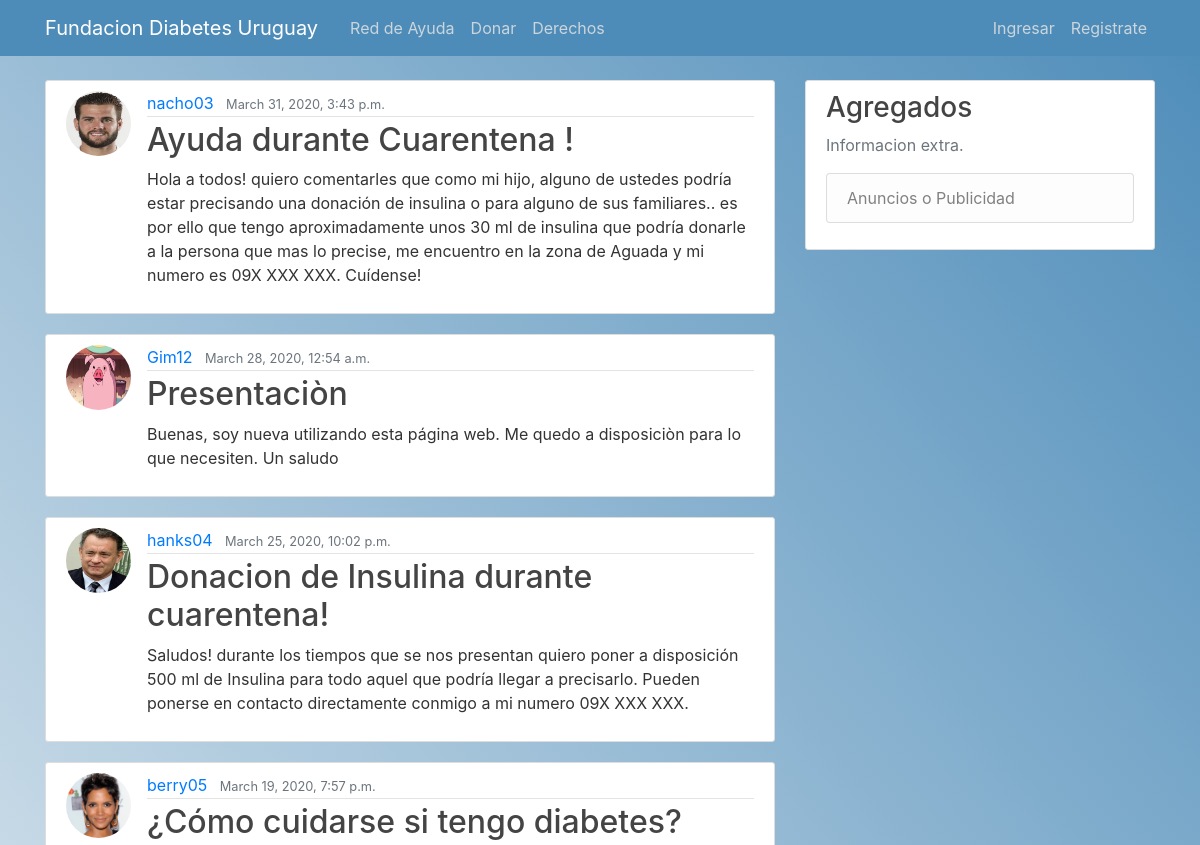
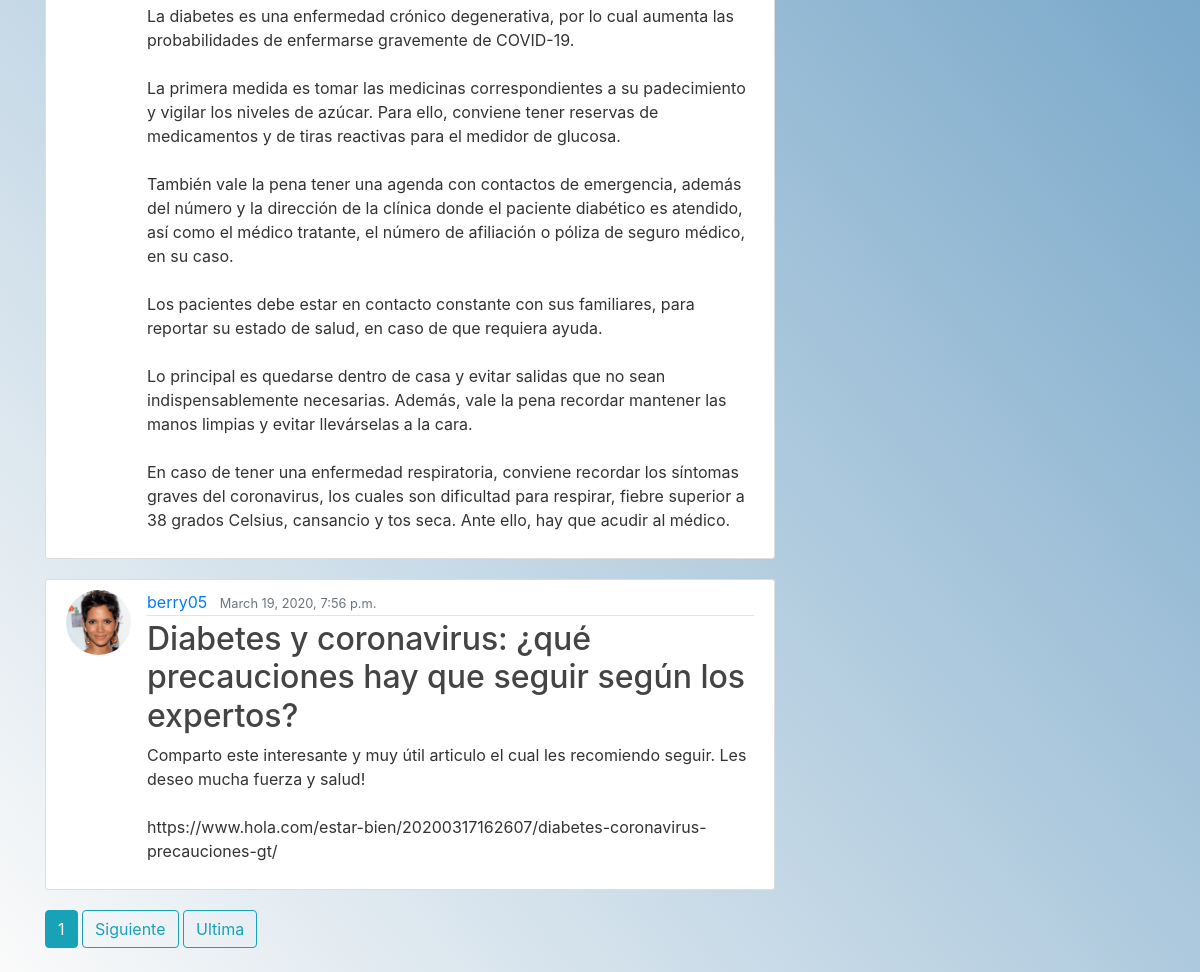
Before: / with the older database file (2 pictures, top to bottom).
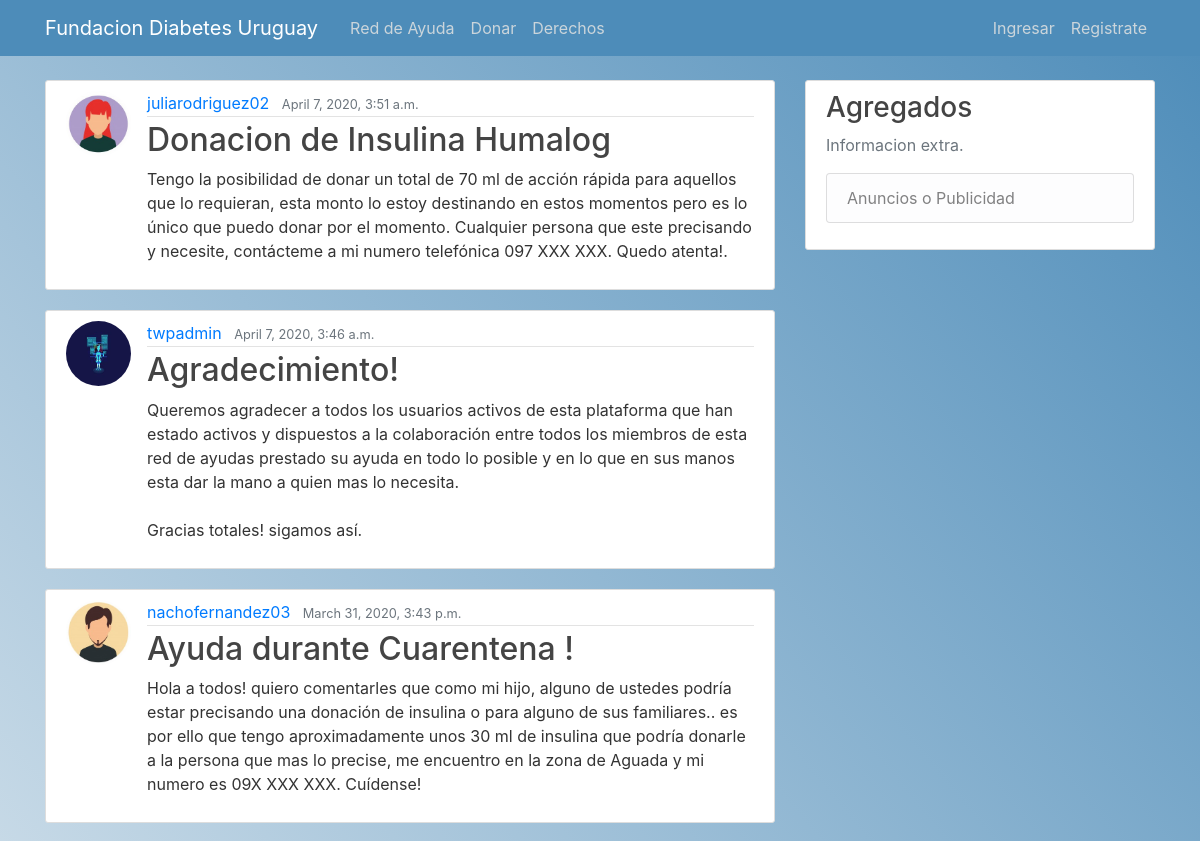
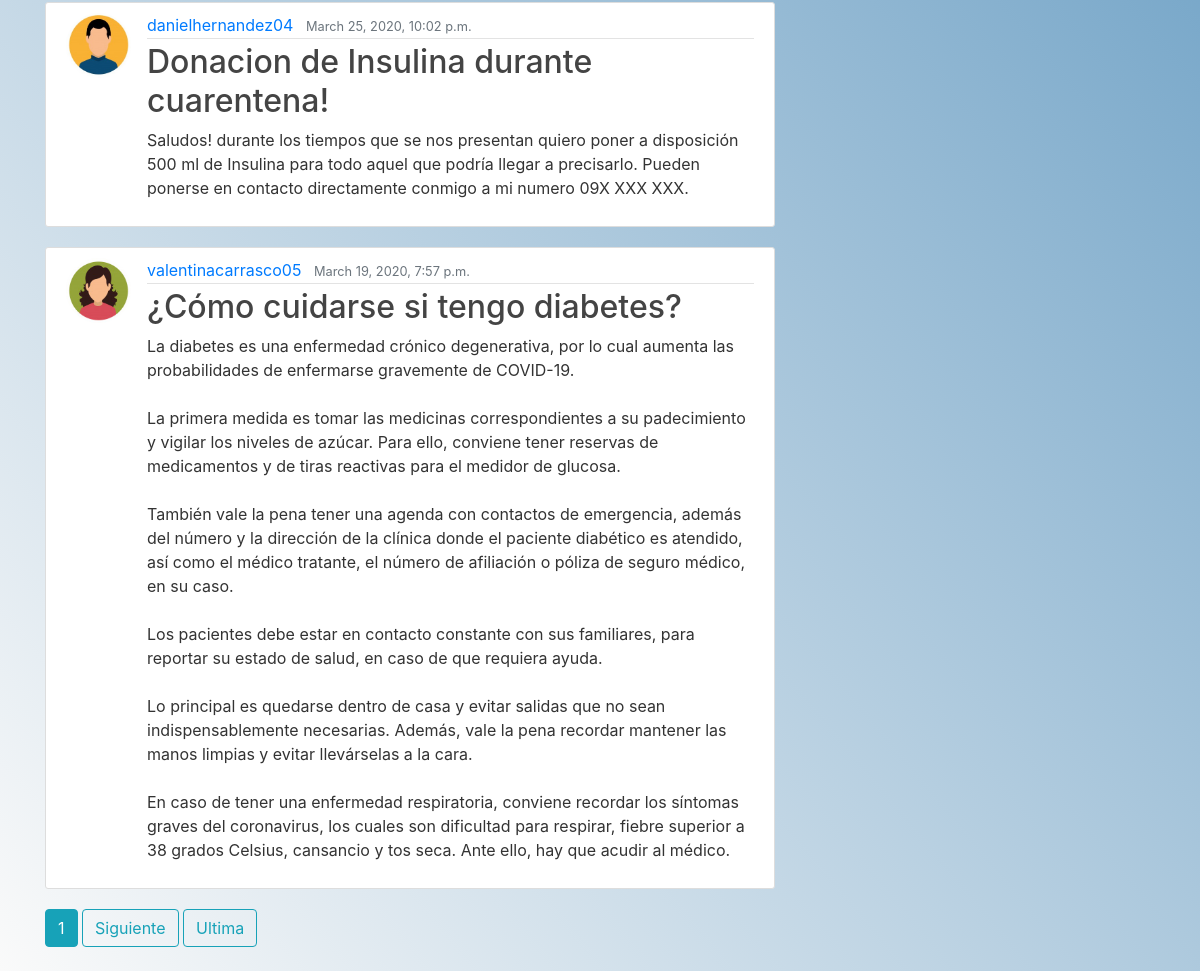
After: the same page with the newer database file (2 pictures, top to bottom).
### blog/models.py (models this page shows, shortened)
class Post(models.Model):
    title = models.CharField(max_length=100)
    content = models.TextField()
    date_posted = models.DateTimeField(default=timezone.now)
    author = models.ForeignKey(User, on_delete=models.CASCADE)

### users/models.py (models this page shows, shortened)
class Profile(models.Model):
    user = models.OneToOneField(User, on_delete=models.CASCADE)
    image = models.ImageField(default="default.jpg", upload_to="profile_pics")

### blog/views.py (the view)
# urls.py: path('', PostListView.as_view(), name="blog-home"),
class PostListView(ListView):
    model = Post
    template_name = "blog/home.html"
    context_object_name = "posts"
    ordering = ["-date_posted"]
    paginate_by = 5

### blog/templates/blog/home.html (shortened to what this page needs)
{% extends "blog/base.html" %}
{% block content %}
   {% for post in posts %}
<article class="media content-section">
  <img class="rounded-circle article-img" src="{{ post.author.profile.image.url }}">
  <div class="media-body">
    <div class="article-metadata">
      <a class="mr-2" href="{% url 'user-posts' post.author.username %}">{{ post.author }}</a>
      <small class="text-muted">{{ post.date_posted }}</small>
    </div>
    <h2><a class="article-title" href="{% url 'post-detail' post.id %}">{{ post.title }}</a></h2>
    <p class="article-content">{{ post.content }}</p>
  </div>
</article>
{% endfor %}
{% if is_paginated %}
   {% for num in page_obj.paginator.page_range %}
      {% if page_obj.number == num %}
      <a class="btn btn-info mb-4" href="?page={{ num }}">{{ num }}</a>
      {% elif num > page_obj.number|add:"-3" and num < page_obj.number|add:"-3" %}
      <a class="btn btn-outline-info mb-4" href="?page={{ num }}">{{ num }}</a>
      {% endif %}
   {% endfor %}
      {% if page_obj.has_next %}
  <a class="btn btn-outline-info mb-4" href="?page={{ page_obj.next_page_number }}">Siguiente</a>
  <a class="btn btn-outline-info mb-4" href="?page={{ page_obj.paginator.num_pages }}">Ultima</a>
   {% endif %}
  {% endif %}
{% endblock content %}

### blog/templates/blog/base.html (shortened to what this page needs)
{% load static %}
<!DOCTYPE html>
<html>
<head>
    <link rel="stylesheet" href="https://maxcdn.bootstrapcdn.com/bootstrap/4.0.0/css/bootstrap.min.css">
<link rel="stylesheet" type="text/css" href="{% static 'blog/main.css' %}">
</head>
<body>
<header class="site-header">
  <nav class="navbar navbar-expand-md navbar-dark bg-steel fixed-top">
    <div class="container">
      <a class="navbar-brand mr-4" href="{% url 'blog-home' %}">Fundacion Diabetes Uruguay</a>
      <div class="collapse navbar-collapse" id="navbarToggle">
        <div class="navbar-nav mr-auto">
          <a class="nav-item nav-link" href="{% url 'blog-home' %}">Red de Ayuda</a>
          <a class="nav-item nav-link" href="{% url 'blog-donations' %}">Donar</a>
          <a class="nav-item nav-link" href="{% url 'blog-derechos' %}">Derechos</a>
        </div>
        <div class="navbar-nav">
        {% if user.is_authenticated %}
          <a class="nav-item nav-link" href="{% url 'post-create' %}">Nueva Publicacion</a>
          <a class="nav-item nav-link" href="{% url 'profile' %}">Perfil</a>
          <a class="nav-item nav-link" href="{% url 'logout' %}">Cerrar Sesion</a>
        {% else %}
          <a class="nav-item nav-link" href="{% url 'login' %}">Ingresar</a>
          <a class="nav-item nav-link" href="{% url 'register' %}">Registrate</a>
        {% endif %}
        </div>
      </div>
    </div>
  </nav>
</header>
<main role="main" class="container">
  <div class="row">
    <div class="col-md-8">
      {% block content %}{% endblock %}
    </div>
    <div class="col-md-4">
      <div class="content-section">
        <h3>Agregados</h3>
        <p class='text-muted'>Informacion extra.
          <ul class="list-group">
            <li class="list-group-item list-group-item-light">Anuncios o Publicidad</li>
          </ul>
        </p>
    </div>
    </div>
  </div>
</main>
</body>
</html>

### blog/static/blog/main.css (style rules this page uses)
body { background: linear-gradient(50deg, #fafafa, #4d8cb9); color: #333333; margin-top: 5rem; }
h1, h2, h3, h4, h5, h6 { color: #444444; }
ul { margin: 0; }
.bg-steel { background-color: #4d8cb9; }
.site-header .navbar-nav .nav-link { color: #cbd5db; }
.content-section { background: #ffffff; padding: 10px 20px; border: 1px solid #dddddd; border-radius: 3px; margin-bottom: 20px; }
.article-title { color: #444444; }
.article-content { white-space: pre-line; }
.article-img { height: 65px; width: 65px; margin-right: 16px; }
.article-metadata { padding-bottom: 1px; margin-bottom: 4px; border-bottom: 1px solid #e3e3e3 }

Changed rows visible on the page:
removed Post: author.profile.image (picture), author "Gim12", date_posted "March 28, 2020, 12:54 a.m.", title "Presentaciòn", content "Buenas, soy nueva utilizando esta página web. Me quedo a disposiciòn para lo que necesiten. Un saludo"
no longer on this page (row unchanged): Post: author.profile.image (picture), author "berry05", date_posted "March 19, 2020, 7:56 p.m.", title "Diabetes y coronavirus: ¿qué precauciones hay que seguir según los expertos?", content "Comparto este interesante y muy útil articulo el cual les recomiendo seguir. Les deseo mucha fuerza y salud! https://www.hola.com/estar-bien/20200317162607/diabetes-coronavirus-precauciones-gt/"
added Post: author.profile.image (picture), author "juliarodriguez02", date_posted "April 7, 2020, 3:51 a.m.", title "Donacion de Insulina Humalog", content "Tengo la posibilidad de donar un total de 70 ml de acción rápida para aquellos que lo requieran, esta monto lo estoy destinando en estos momentos pero es lo único que puedo donar por el momento. Cualquier persona que este precisando y necesite, contácteme a mi numero telefónica 097 XXX XXX. Quedo atenta!."
added Post: author.profile.image (picture), author "twpadmin", date_posted "April 7, 2020, 3:46 a.m.", title "Agradecimiento!", content "Queremos agradecer a todos los usuarios activos de esta plataforma que han estado activos y dispuestos a la colaboración entre todos los miembros de esta red de ayudas prestado su ayuda en todo lo posible y en lo que en sus manos esta dar la mano a quien mas lo necesita. Gracias totales! sigamos así."
changed through a linked row, Post "Ayuda durante Cuarentena !": author.profile.image: a different picture; author "nacho03" → "nachofernandez03"
changed through a linked row, Post "Donacion de Insulina durante cuarentena!": author.profile.image: a different picture; author "hanks04" → "danielhernandez04"
changed through a linked row, Post "¿Cómo cuidarse si tengo diabetes?": author.profile.image: a different picture; author "berry05" → "valentinacarrasco05"
